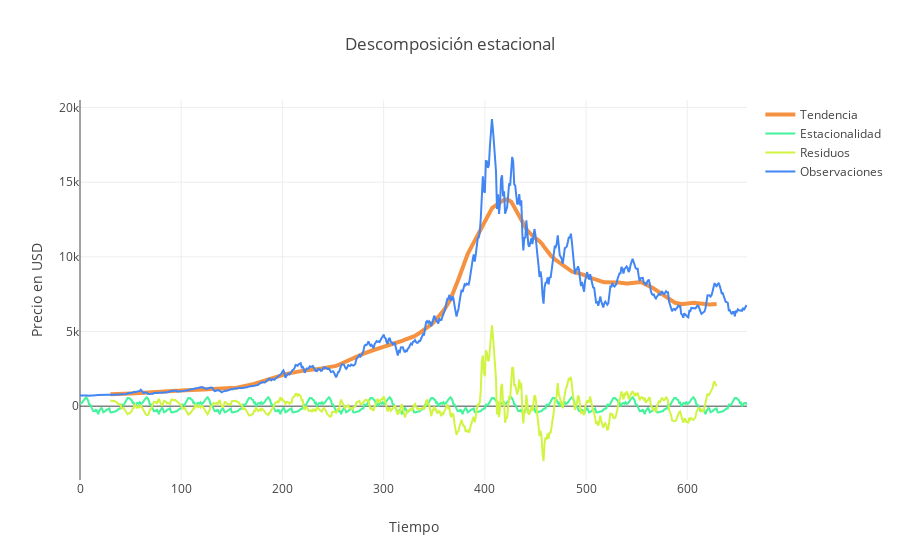

The code cell stored with this chart in its notebook:
### Code cell
# Se realiza una descomposición estacional de los datos para estimar su tendencia y estacionalidad.
# Puede ver los movimientos reales de los precios en el gráfico de abajo ("observados"), así como la tendencia
# y estacionalidad de nuestros datos.

s = sm.tsa.seasonal_decompose(working_data.weightedAverage.values, freq=60)

trace1 = go.Scatter(x = np.arange(0, len(s.trend), 1),y = s.trend,mode = 'lines',name = 'Tendencia',
    line = dict(color = ('rgb(244, 146, 65)'), width = 4))
trace2 = go.Scatter(x = np.arange(0, len(s.seasonal), 1),y = s.seasonal,mode = 'lines',name = 'Estacionalidad',
    line = dict(color = ('rgb(66, 244, 155)'), width = 2))
trace3 = go.Scatter(x = np.arange(0, len(s.resid), 1),y = s.resid,mode = 'lines',name = 'Residuos',
    line = dict(color = ('rgb(209, 244, 66)'), width = 2))
trace4 = go.Scatter(x = np.arange(0, len(s.observed), 1),y = s.observed,mode = 'lines',name = 'Observaciones',
    line = dict(color = ('rgb(66, 134, 244)'), width = 2))

data = [trace1, trace2, trace3, trace4]
layout = dict(title = 'Descomposición estacional', xaxis = dict(title = 'Tiempo'), yaxis = dict(title = 'Precio en USD'))
fig = dict(data=data, layout=layout)
py.iplot(fig, filename='Descomposición estacional')

### Figure 1 — Plotly figure (JSON) as saved in the notebook; plotly's stock layout.template omitted (floating-point values rounded to 4 significant figures; data arrays with more than 128 entries replaced by an {"elided": "..."} marker saying what was removed)
{"data": [{"line": {"color": "rgb(244, 146, 65)", "width": 4}, "mode": "lines", "name": "Tendencia", "type": "scatter", "x": {"elided": "660 int values"}, "y": {"elided": "660 float values"}}, {"line": {"color": "rgb(66, 244, 155)", "width": 2}, "mode": "lines", "name": "Estacionalidad", "type": "scatter", "x": {"elided": "660 int values"}, "y": {"elided": "660 float values"}}, {"line": {"color": "rgb(209, 244, 66)", "width": 2}, "mode": "lines", "name": "Residuos", "type": "scatter", "x": {"elided": "660 int values"}, "y": {"elided": "660 float values"}}, {"line": {"color": "rgb(66, 134, 244)", "width": 2}, "mode": "lines", "name": "Observaciones", "type": "scatter", "x": {"elided": "660 int values"}, "y": {"elided": "660 float values"}}], "layout": {"title": "Descomposición estacional", "xaxis": {"title": "Tiempo"}, "yaxis": {"title": "Precio en USD"}}}
